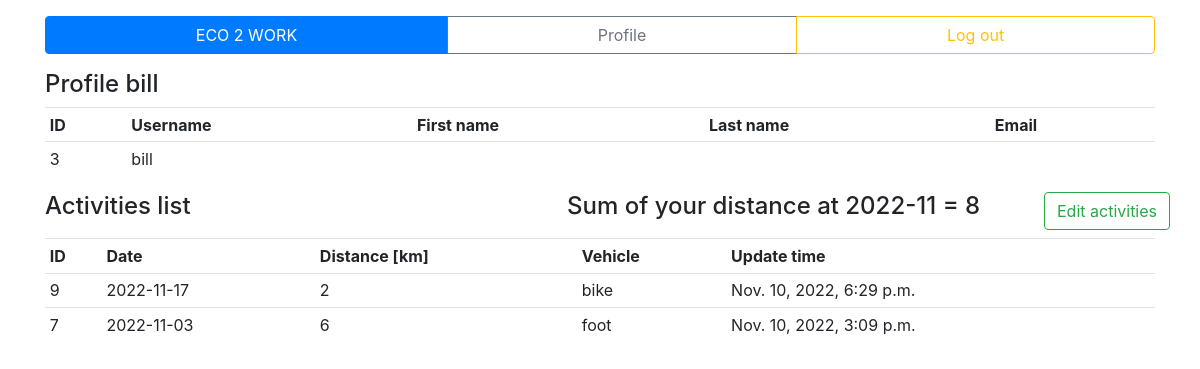
Page /profile/ (signed in) on the earlier database version.
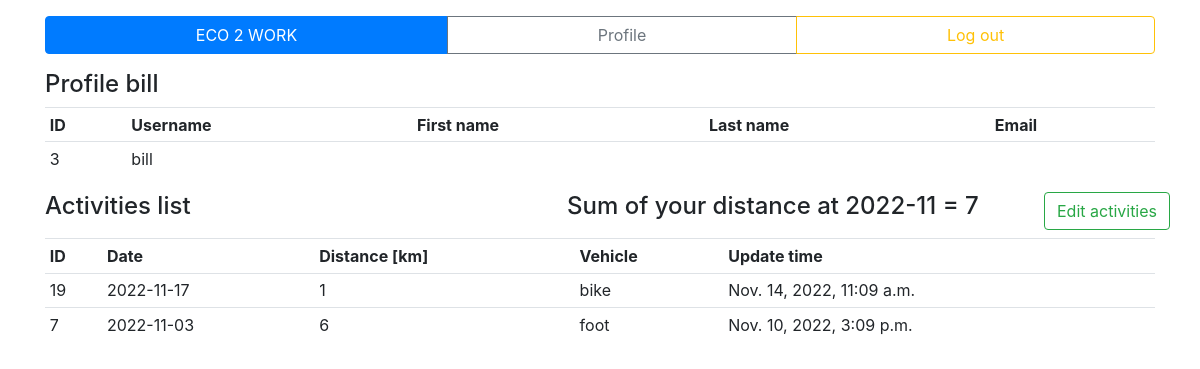
Same page on the later database version.
### eco2work_app/models.py (models this page shows, shortened)
class Activity(models.Model):
    user = models.ForeignKey(User, on_delete=models.CASCADE, default=1)
    distance = models.IntegerField()
    vehicle = models.CharField(max_length=100, default='')
    date = models.DateField()
    create_date = models.DateTimeField(auto_now_add=True)
    update_date = models.DateTimeField(auto_now=True)
    def get_vehicles(self):
        list = CHOICES
        return list

### eco2work_app/views.py (the view)
# urls.py: path('profile/', views.profile, name='profile'),
def profile(request):
    user = request.user
    if not user.is_authenticated:
        return redirect('/login')
    activity = Activity.objects.filter(user=user.id).order_by('-date')
    vehicle_list = Activity.objects.first().get_vehicles()
    form = TestingForm()
    today = date.today()
    sum_distance = sum_activity_distance(
        user_id=user.id, y=today.year, m=today.month)
    return render(request, 'eco2work_app/profile.html', {
        'today': today,
        'user': user,
        'activity': activity,
        'vehicle_list': vehicle_list,
        'sum_distance': sum_distance,
        'form': form,
    })

### eco2work_app/views.py (called while the page is built)
def sum_activity_distance(user_id=None, y=None, m=None):
    if user_id:
        activities = Activity.objects.filter(user=user_id).all()
    else:
        activities = Activity.objects.all()
    sum = 0
    d1 = date(year=y, month=m, day=1)
    d2 = date(year=y, month=m+1, day=1)
    for a in activities:
        if d1 <= a.date < d2:
            sum = sum + a.distance
    return sum

### eco2work_app/templates/eco2work_app/profile.html (shortened to what this page needs)
{% extends 'eco2work_app/base.html' %}
{% block content %}
<div>
    <h4>Profile {{ user.username }}</h4>
</div>
<div>
    <table class="table table-sm">
        <tr class="hidden">
            <th>ID</th>
            <th>Username</th>
            <th>First name</th>
            <th>Last name</th>
            <th>Email</th>
        </tr>
        <tr>
            <td>{{ user.id }}</td>
            <td>{{ user.username }}</td>
            <td>{{ user.first_name }}</td>
            <td>{{ user.last_name }}</td>
            <td>{{ user.email }}</td>
        </tr>
    </table>
</div>
<div>
    <div class="row mb-2">
        <div class="col"><h4>Activities list</h4></div>
        <div class="col"><h4 class="col">Sum of your distance at {{ today.year }}-{{ today.month }} = {{ sum_distance }}</h4></div>
        <a href="/activity/" class="btn btn-outline-success">Edit activities</a>
    </div>
    <table class="table table-sm">
        <tr>
            <th>ID</th>
            <th>Date</th>
            <th>Distance [km]</th>
            <th>Vehicle</th>
            <th>Update time</th>
        </tr>
        {% for a in activity %}
        <tr>
            <td>{{ a.id }}</td>
            <td>{{ a.date.isoformat }}</td>
            <td>{{ a.distance }}</td>
            <td>{{ a.vehicle }}</td>
            <td>{{ a.update_date }}</td>
        </tr>
        {% endfor %}
    </table>
</div>
{% endblock %}

Differences in the rows shown:
removed Activity: id "9", date "2022-11-17", distance "2", vehicle "bike", update_date "Nov. 10, 2022, 6:29 p.m."
added Activity: id "19", date "2022-11-17", distance "1", vehicle "bike", update_date "Nov. 14, 2022, 11:09 a.m."
Other differences:
{{ sum_distance }}: "8" → "7"
